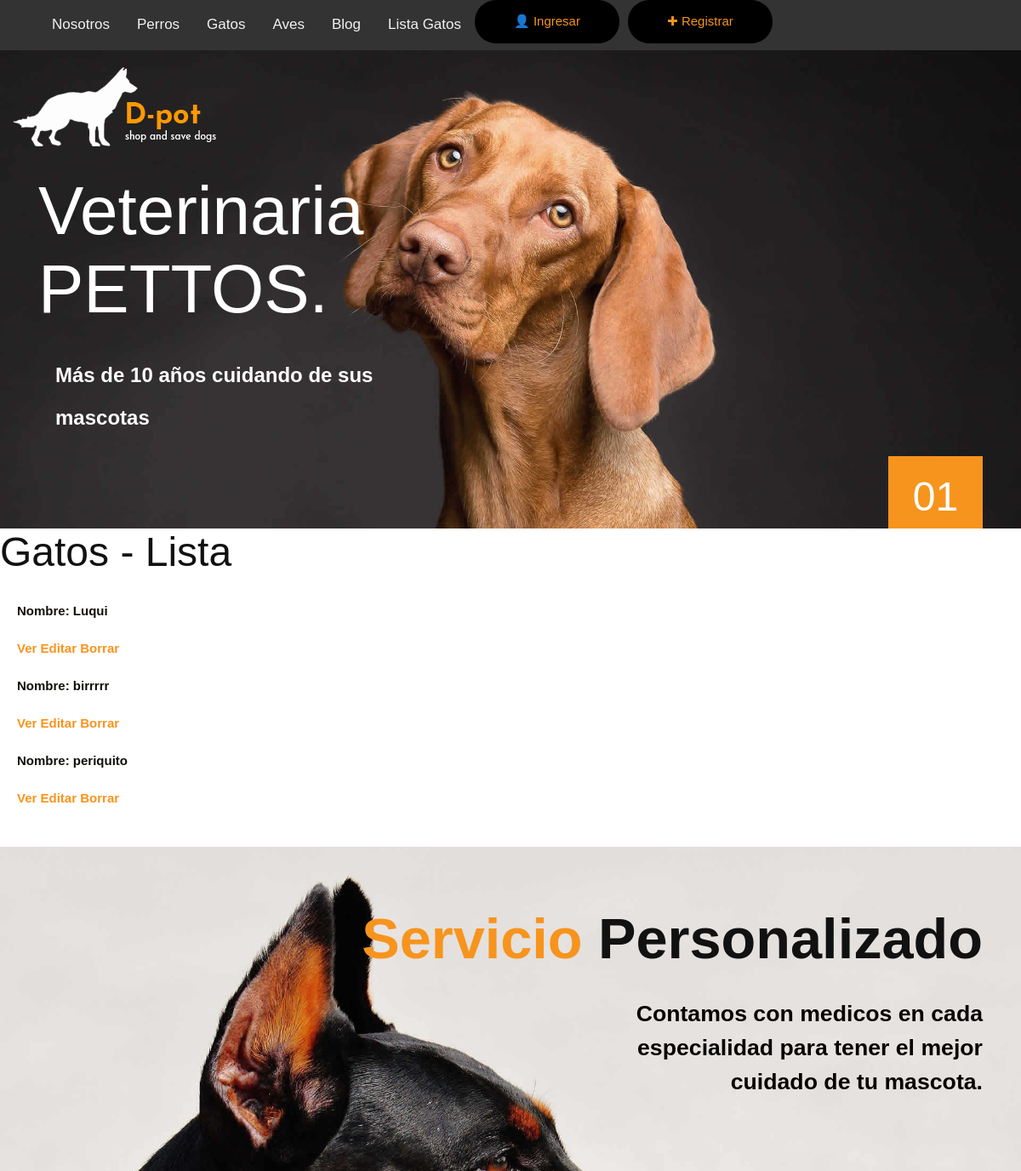
/AppCoder/gatos/list/ (upper part), run on an earlier commit of the app's database.
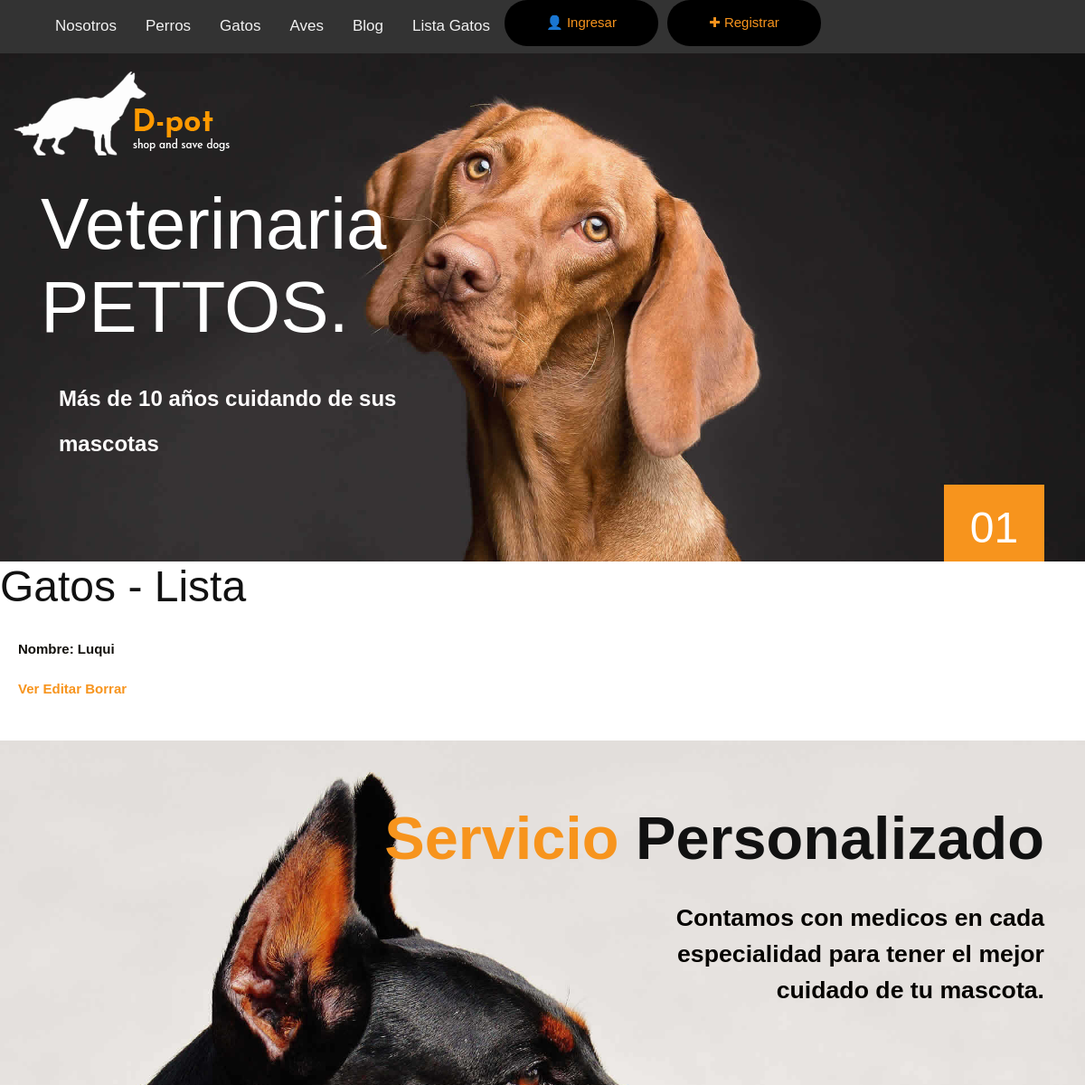
And on a later commit of the database.
### AppCoder/models.py (models this page shows, shortened)
class Gato(models.Model):
    name=models.CharField(max_length=20)
    raza=models.CharField(max_length=20)
    edad=models.IntegerField()

### AppCoder/views.py (the view)
# urls.py: path('gatos/list/', views.GatoList.as_view(), name='List'),
class GatoList(ListView):
    model= Gato
    template_name="AppCoder/gatos_list.html"

### AppCoder/templates/AppCoder/gatos_list.html
{% extends 'AppCoder/padre.html' %}
{% load static %}
{% block contenidoQueCambia %}
<h1>Gatos - Lista </h1>
<ul>
    {%for gatos in object_list%}
        <li>
            <p>Nombre: {{gatos.name}}</p>
            <p>
                <a style="color: #f7941d;" href="{% url 'Detail' gatos.id %}">Ver</a>
                <a style="color: #f7941d;" href="{% url 'Edit' gatos.id%}">Editar</a>
                <a style="color: #f7941d;" href="{% url 'Delete' gatos.id%}">Borrar</a>
            </p>
        </li>
    {% endfor %}
</ul>
<a href="{% url 'New' %}">Nuevo</a>
{% endblock  %}

### AppCoder/templates/AppCoder/padre.html (shortened to what this page needs)
<!DOCTYPE html>
<html lang="en">
<head>
{%load static %}
<link rel="stylesheet" type="text/css" href="{%static 'AppCoder/css/bootstrap.min.css'%}">
<link rel="stylesheet" type="text/css" href="{%static 'AppCoder/css/style.css'%}">
<link rel="stylesheet" href="{%static 'AppCoder/css/responsive.css'%}">
<link rel="stylesheet" href="{%static 'AppCoder/css/jquery.mCustomScrollbar.min.css'%}">
<link rel="stylesheet" href="https://netdna.bootstrapcdn.com/font-awesome/4.0.3/css/font-awesome.css">
<link rel="stylesheet" href="{%static 'AppCoder/css/owl.carousel.min.css'%}">
<link rel="stylesheet" href="{%static 'AppCoder/css/owl.theme.default.min.css'%}">
<link rel="stylesheet" href="https://cdnjs.cloudflare.com/ajax/libs/fancybox/2.1.5/jquery.fancybox.min.css" media="screen">
</head>
<body>
				<nav class="topnav">
            					<div class="container">
								<a href="{% url 'About' %}">Nosotros</a>
                                <a href="{% url 'Perros' %}">Perros</a>
                                <a href="{% url 'Gatos' %}">Gatos</a>
                                <a href="{% url 'Aves' %}">Aves</a>
								<a href="{% url 'Blog' %}">Blog</a>
								<a href="{% url 'List' %}">Lista Gatos</a>
								{% if not request.user.is_aunthenticated %}
							    <a class="btn btn-primary" style="font-size:15px;color: #f7941d;" href="{% url 'Login' %}">&#128100; Ingresar</a>
							    {% endif %}
								{% if not  request.user.is_aunthenticated %}
								<a class="btn btn-primary" style="font-size:15px;color: #f7941d;" href="{% url 'Register' %}">&#10010; Registrar</a>
								{% endif %}
                              	</div>
        		</nav>
		<div class="header_section">
						<div class="col-md-4">
							<div><a href="index.html"><img src="{%static 'AppCoder/images/logo.png' %}"></a></div>
		</div>
		<div class="banner_main">
			<div class="container">
				<div class="ram">
					<div class="row">
					    <div class="col-sm-12">
						    <h1 class="taital">Veterinaria PETTOS.</h1>
						    <p class="consectetur_text">Más de 10 años cuidando de sus mascotas</p>
					    </div>
				    </div>
				</div>
				<div class="box">
					<h1 class="numbar_text">01</h1>
				</div>
			</div>
		</div>
	</div>
	{% block  contenidoQueCambia %}
    {% endblock  %}
	<div class="about_section">
		<div class="about_text">
			<div class="container">
				<h1 class="about_taital_1"><strong><span style="color: #f7941d;">Servicio</span> Personalizado</strong></h1>
				<p class="magna_text"> Contamos con medicos en cada especialidad para tener el mejor cuidado de tu mascota.</p>
				<div class="about">
				</div>
			</div>
		</div>
	</div>
</body>
</html>

### AppCoder/static/AppCoder/css/style.css (style rules this page uses)
* { box-sizing: border-box !important; transition: ease all 0.5s; }
html { scroll-behavior: smooth; }
body { color: #666666; font-size: 14px; font-family: 'Josefin Sans', sans-serif;; line-height: 1.80857; font-weight: normal; overflow-x: hidden; }
a { color: #1f1f1f; text-decoration: none !important; outline: none !important; -webkit-transition: all .3s ease-in-out; -moz-transition: all .3s ease-in-out; -ms-transition: all .3s ease-in-out; -o-transition: all .3s ease-in-out; transition: all .3s ease-in-out; }
h1, h2, h3, h4, h5, h6 { letter-spacing: 0; font-weight: normal; position: relative; padding: 0 0 10px 0; font-weight: normal; line-height: normal; color: #111111; margin: 0 }
h1 { font-size: 48px }
*, *::after, *::before { -webkit-box-sizing: border-box; -moz-box-sizing: border-box; box-sizing: border-box; }
ul, li, ol { margin: 0px; padding: 0px; list-style: none; }
p { margin: 20px; font-weight: 600; font-size: 15px; line-height: 24px; color: #110f0a; }
a { color: #ffffff; text-decoration: none; outline: none !important; }
.header_section { width: 100%; float: left; background-image: url(../images/banner.jpg); height: auto; padding-top: 20px; background-size: cover; }
.banner_main { width: 100%; float: left; padding-top: 30px; }
.taital { width: 57%; float: left; font-size: 60pt; color: #ffffff; text-align: right; }
.ram { width: 45%; float: left; }
.consectetur_text { width: 90%; float: left; font-size: 24px; color: #fefcfc; line-height: 50px; }
.box { width: 100%; float: left; text-align: right; }
.numbar_text { background-color: #f7941d; width: 10%; text-align: center; float: right; padding-top: 20px; color: #ffffff; }
.about_section { width: 100%; float: left; background-image: url(../images/about-img.jpg); height: auto; background-size: 100%; background-repeat: no-repeat; }
.about_text { width: 100%; float: left; }
.about_taital_1 { width: 100%; float: left; font-size: 50pt; text-align: right; margin-top: 70px; }
.about { padding-top: 715px; }
.magna_text { font-size: 20pt; color: #060401; text-align: right; line-height: 40px; width: 45%; float: right; margin-right: 0px; }
.btn-primary { background: #000000; border: indianred; max-width: 170px; width: 100%; margin-right: 10px; border-radius: 25px; }
.topnav { overflow: hidden; background-color: #333; }
.topnav a { float: left; color: #f2f2f2; text-align: center; padding: 14px 16px; text-decoration: none; font-size: 17px; }

What changed in the data, as far as the page shows it:
removed Gato: name "birrrrr"
removed Gato: name "periquito"
